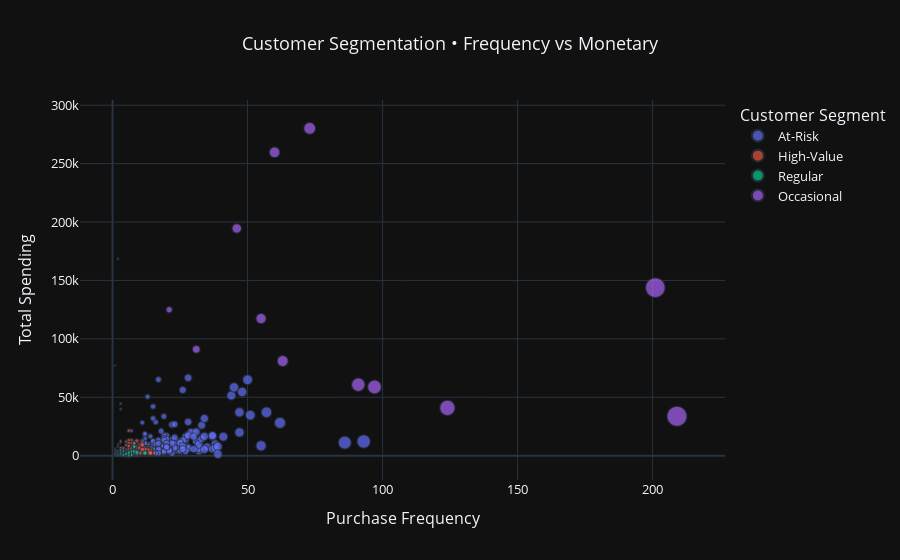

Here is the notebook cell this chart was saved with:
### Code cell
fig = px.scatter(
    rfm,
    x="Frequency",
    y="Monetary",
    color="Segment",
    hover_data={
        "CustomerID": True,
        "Recency": True,
        "Frequency": True,
        "Monetary": ":.2f"
    },
    title="Customer Segmentation • Frequency vs Monetary",
    template="plotly_dark",
    size="Frequency",
    size_max=20,

)

fig.update_layout(
    title_x=0.5,
    font=dict(size=13),
    legend_title_text="Customer Segment",
    xaxis_title="Purchase Frequency",
    yaxis_title="Total Spending",


)


fig.show()

### Figure 1 — Plotly figure (JSON) as saved in the notebook; plotly's stock layout.template omitted (floating-point values rounded to 4 significant figures; data arrays with more than 128 entries replaced by an {"elided": "..."} marker saying what was removed)
{"data": [{"customdata": {"elided": "204x2 int values"}, "hovertemplate": "Segment=At-Risk<br>Frequency=%{marker.size}<br>Monetary=%{y:.2f}<br>CustomerID=%{customdata[0]}<br>Recency=%{customdata[1]}<extra></extra>", "legendgroup": "At-Risk", "marker": {"color": "#636efa", "size": {"elided": "204 int values"}, "sizemode": "area", "sizeref": 0.5225, "symbol": "circle"}, "mode": "markers", "name": "At-Risk", "showlegend": true, "type": "scattergl", "x": {"elided": "204 int values"}, "xaxis": "x", "y": {"elided": "204 float values"}, "yaxis": "y"}, {"customdata": {"elided": "3054x2 int values"}, "hovertemplate": "Segment=High-Value<br>Frequency=%{marker.size}<br>Monetary=%{y:.2f}<br>CustomerID=%{customdata[0]}<br>Recency=%{customdata[1]}<extra></extra>", "legendgroup": "High-Value", "marker": {"color": "#EF553B", "size": {"elided": "3054 int values"}, "sizemode": "area", "sizeref": 0.5225, "symbol": "circle"}, "mode": "markers", "name": "High-Value", "showlegend": true, "type": "scattergl", "x": {"elided": "3054 int values"}, "xaxis": "x", "y": {"elided": "3054 float values"}, "yaxis": "y"}, {"customdata": {"elided": "1067x2 int values"}, "hovertemplate": "Segment=Regular<br>Frequency=%{marker.size}<br>Monetary=%{y:.2f}<br>CustomerID=%{customdata[0]}<br>Recency=%{customdata[1]}<extra></extra>", "legendgroup": "Regular", "marker": {"color": "#00cc96", "size": {"elided": "1067 int values"}, "sizemode": "area", "sizeref": 0.5225, "symbol": "circle"}, "mode": "markers", "name": "Regular", "showlegend": true, "type": "scattergl", "x": {"elided": "1067 int values"}, "xaxis": "x", "y": {"elided": "1067 float values"}, "yaxis": "y"}, {"customdata": [[12415, 24], [12748, 1], [13089, 3], [14156, 10], [14646, 2], [14911, 1], [15311, 1], [16029, 39], [16446, 1], [17450, 8], [17511, 3], [17841, 2], [18102, 1]], "hovertemplate": "Segment=Occasional<br>Frequency=%{marker.size}<br>Monetary=%{y:.2f}<br>CustomerID=%{customdata[0]}<br>Recency=%{customdata[1]}<extra></extra>", "legendgroup": "Occasional", "marker": {"color": "#ab63fa", "size": [21, 209, 97, 55, 73, 201, 91, 63, 2, 46, 31, 124, 60], "sizemode": "area", "sizeref": 0.5225, "symbol": "circle"}, "mode": "markers", "name": "Occasional", "showlegend": true, "type": "scattergl", "x": [21, 209, 97, 55, 73, 201, 91, 63, 2, 46, 31, 124, 60], "xaxis": "x", "y": [124900.0, 33720.0, 58830.0, 117400.0, 280200.0, 143800.0, 60770.0, 81020.0, 168500.0, 194600.0, 91060.0, 40990.0, 259700.0], "yaxis": "y"}], "layout": {"font": {"size": 13}, "legend": {"itemsizing": "constant", "title": {"text": "Customer Segment"}, "tracegroupgap": 0}, "title": {"text": "Customer Segmentation • Frequency vs Monetary", "x": 0.5}, "xaxis": {"anchor": "y", "domain": [0, 1], "title": {"text": "Purchase Frequency"}}, "yaxis": {"anchor": "x", "domain": [0, 1], "title": {"text": "Total Spending"}}}}
